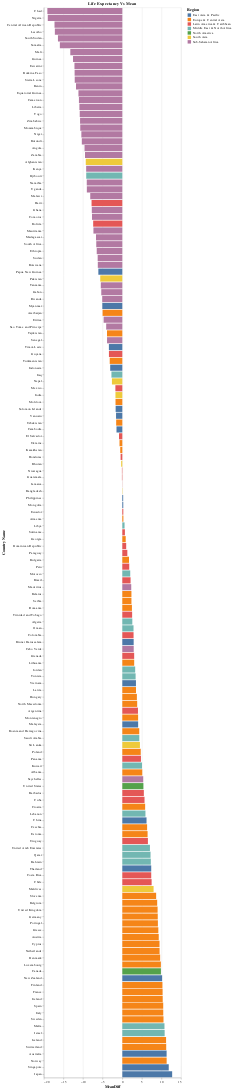

Notebook source saved alongside this figure:
### Markdown cell above
Barchart showing life expectancy versus the mean. Each region is a different color.   Hovering over countries shows the country name, mean life expectancy for all, and the individual countries life expectancy.  It made more sense to turn this into a horizontal barchart instead of vertical in order to see all of the countries at the same time.

### Code cell
data['MeanDiff'] = data['2020']-np.mean(data['2020'])
data['MeanALL_2020'] = np.mean(data['2020'])

alt.Chart(data,title="Life Expectancy Vs Mean").mark_bar().encode(
    y=alt.Y("Country Name:N", sort=alt.EncodingSortField(field="MeanDiff")), x=alt.X("MeanDiff:Q"),tooltip=["Country Name:N","MeanDiff:Q","2020:Q","MeanALL_2020:Q"],color="Region"
)

### Figure 1 — Vega-Lite specification as saved in the notebook (floating-point values rounded to 4 significant figures; data arrays with more than 128 entries replaced by an {"elided": "..."} marker saying what was removed)
{"config": {"view": {"continuousWidth": 400, "continuousHeight": 300}}, "data": {"name": "data-09c936dbf5d7b5a9fca4c24d413ac0cc"}, "mark": "bar", "encoding": {"color": {"field": "Region", "type": "nominal"}, "tooltip": [{"field": "Country Name", "type": "nominal"}, {"field": "MeanDiff", "type": "quantitative"}, {"field": "2020", "type": "quantitative"}, {"field": "MeanALL_2020", "type": "quantitative"}], "x": {"field": "MeanDiff", "type": "quantitative"}, "y": {"field": "Country Name", "sort": {"field": "MeanDiff"}, "type": "nominal"}}, "title": "Life Expectancy Vs Mean", "$schema": "https://vega.github.io/schema/vega-lite/v4.17.0.json", "datasets": {"data-09c936dbf5d7b5a9fca4c24d413ac0cc": {"elided": "156 records"}}}
